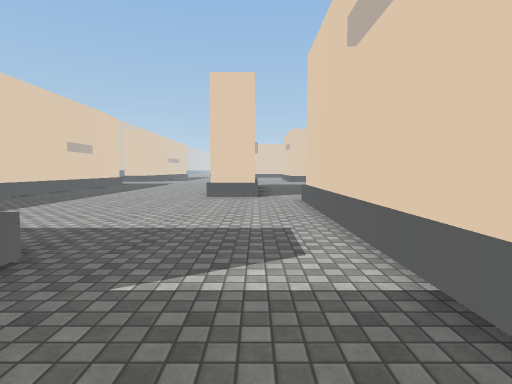
[1] (above)

20 first-person views from a walk through a scene from a Unity 3-D project. The camera is 1.4 m above the floor, tilts 4° down and sees 80° across. The floor is counted in squares, 2 m on a side. Each view is taken from the middle of a square. On the plan, view 1 faces up. The plan holds only what a view shows up to about 10 squares ahead; the rest is blank. The place goes on beyond the plan. The player is left out. Some animated figures are not drawn. Some surface patterns are stand-ins.

[2]
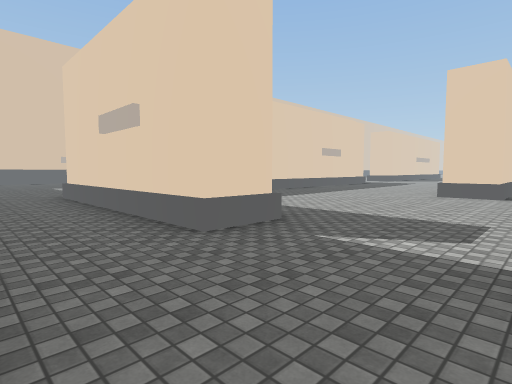

[3]
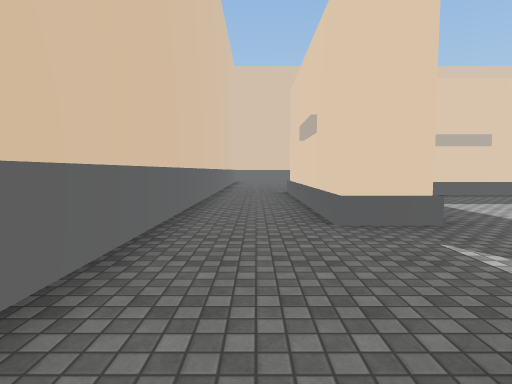

[4]
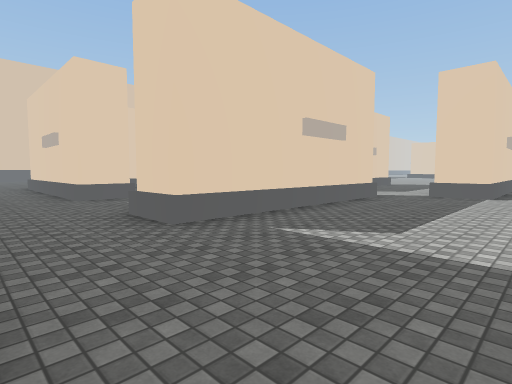

[5]
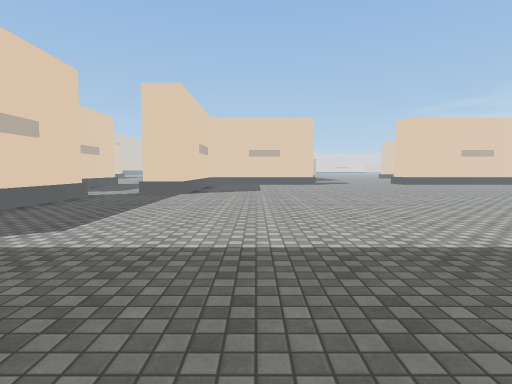

[6]
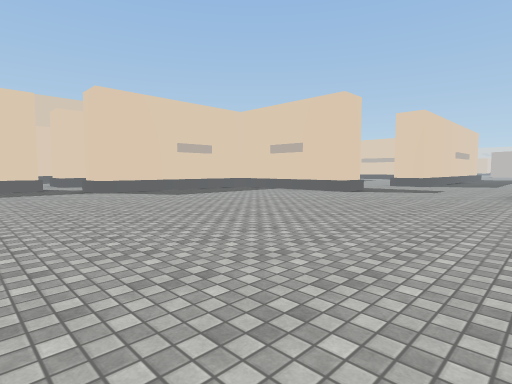

[7]
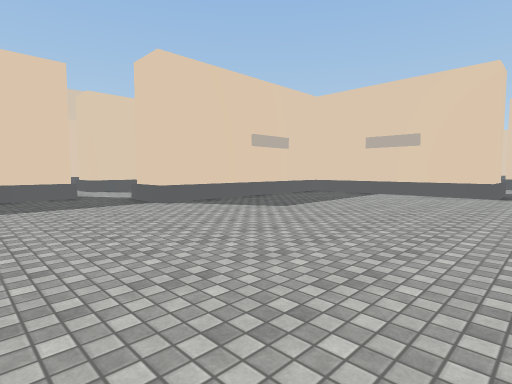

[8]
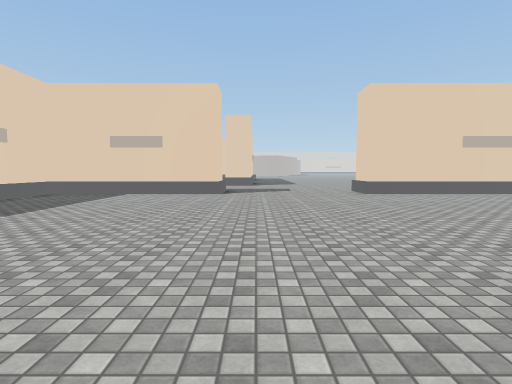

[9]
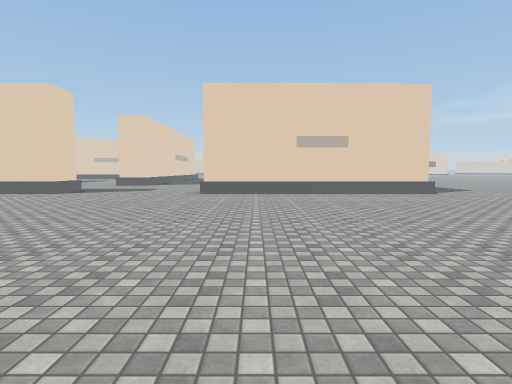

[10]
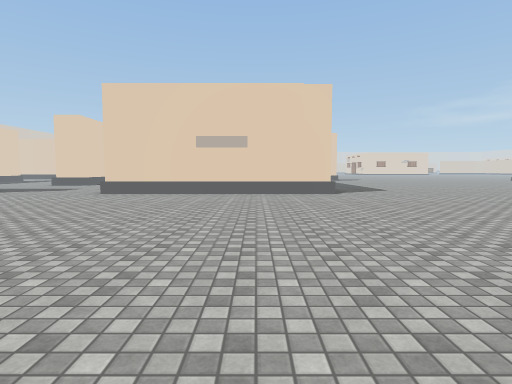

[11]
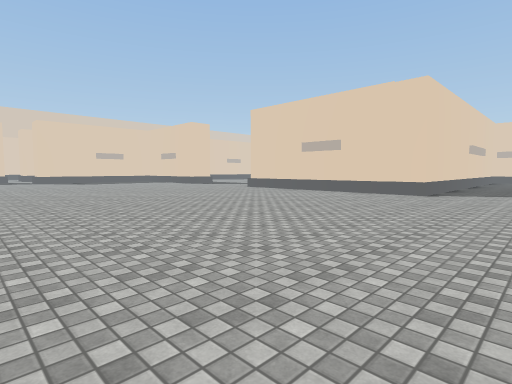

[12]
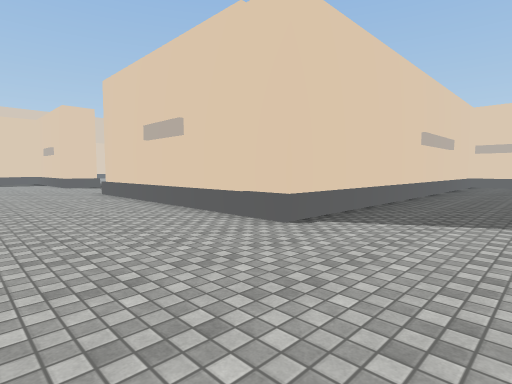

[13]
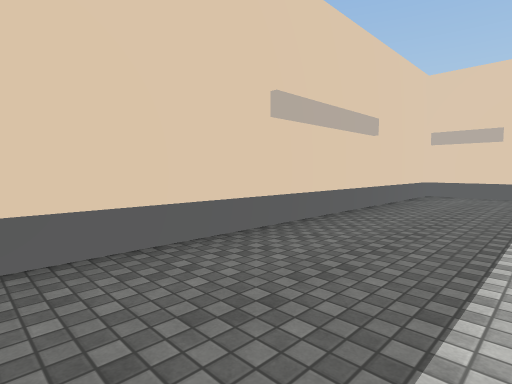

[14]
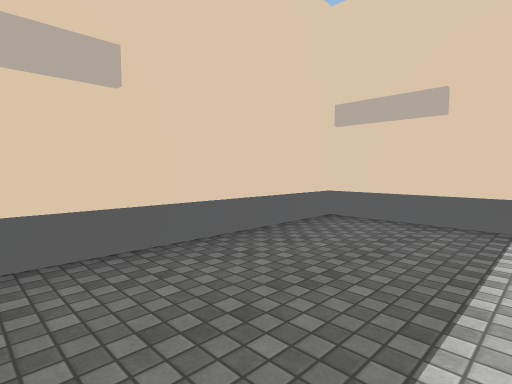

[15]
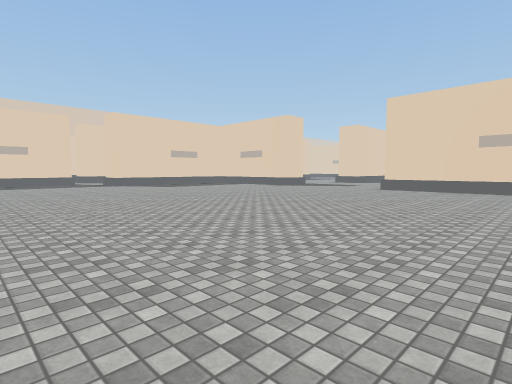

[16]
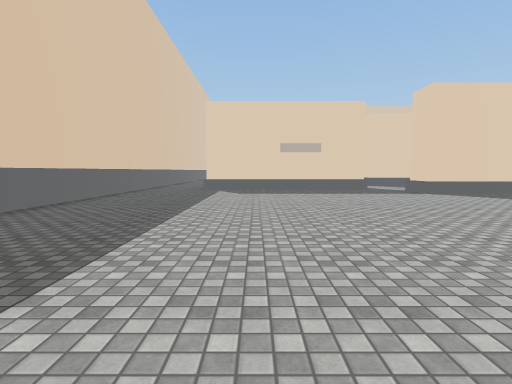

[17]
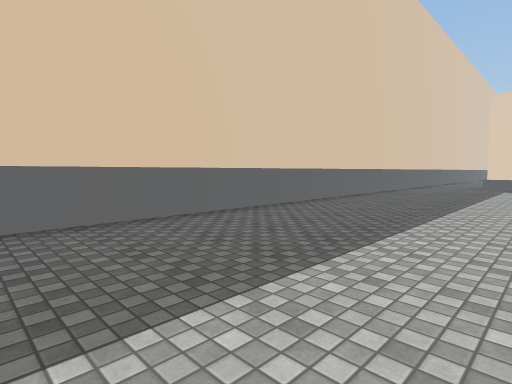

[18]
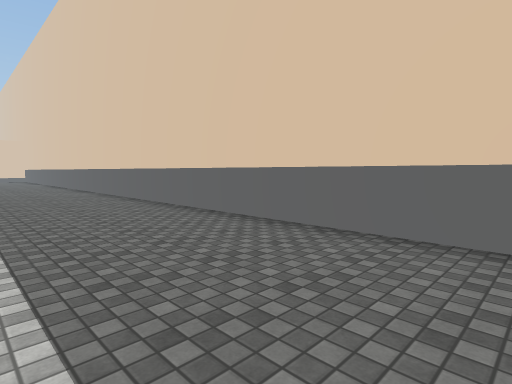

[19]
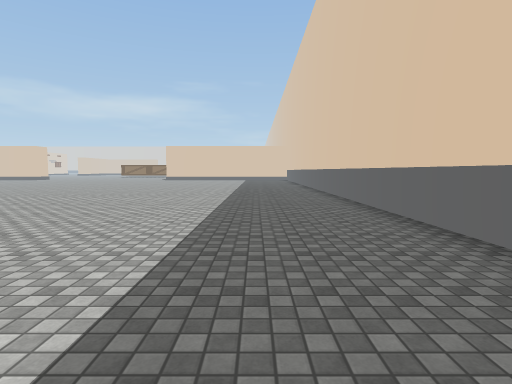

[20]
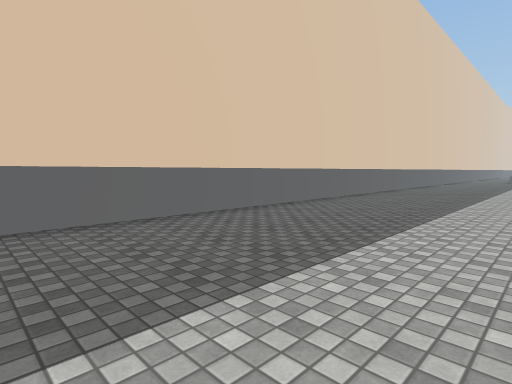

### Floor plan
Points are (right, up) in squares from view 1. A wall is a line through its corners. A room is listed if a view was taken in it or the views show most of it. See-through windows are left out.
Room 1 (view 1)
walls: (-2, 1.1) (-8.1, 1.1); (-8.1, -1.3) (0.6, -1.3)
ways out: opening at (1.5, -0.5) to room 2; opening at (-0.5, 1.5)
Room 2 (views 2, 3, 4, 5, 6, 7, 8, 9, 10, 11, 12, 13, 14, 15, 16, 17, 18, 19, 20)
walls: (9.9, 14.2) (4.8, 14.2) (4.8, 8.3) (3.5, 8.3); (21.3, 14.2) (14.4, 14.2); (2.4, 7.2) (2.4, 1.1) (1.2, 1.1); (4, -1.3) (24, -1.3); (23.8, 26.4) (21.3, 26.4) (21.3, 14.4) (20.4, 14.4)
ways out: opening at (1.5, -0.5) to room 1; opening at (2.5, 8.5); opening at (12, 13.2)

Where each view was taken, in squares from view 1:
view 1: 0 up, 0 right, facing up
view 2: 1 down, 1 right, facing up-left
view 3: 0 up, 2 right, facing left
view 4: 1 down, 6 right, facing up-left
view 5: 1 down, 7 right, facing up
view 6: 5 up, 15 right, facing up-left
view 7: 5 up, 11 right, facing up-left
view 8: 5 up, 11 right, facing up
view 9: 5 up, 16 right, facing up
view 10: 5 up, 19 right, facing up
view 11: 5 up, 24 right, facing up-left
view 12: 11 up, 24 right, facing up-left
view 13: 17 up, 24 right, facing up-left
view 14: 22 up, 24 right, facing up-left
view 15: 3 up, 19 right, facing up-left
view 16: 3 up, 14 right, facing left
view 17: 3 up, 16 right, facing down-left
view 18: 2 up, 13 right, facing down-right
view 19: 1 up, 14 right, facing right
view 20: 3 up, 24 right, facing down-left
